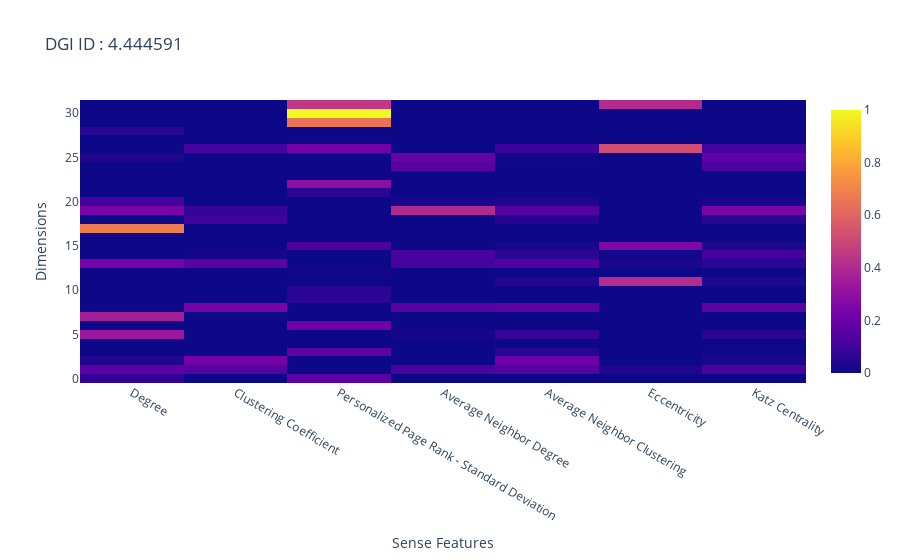
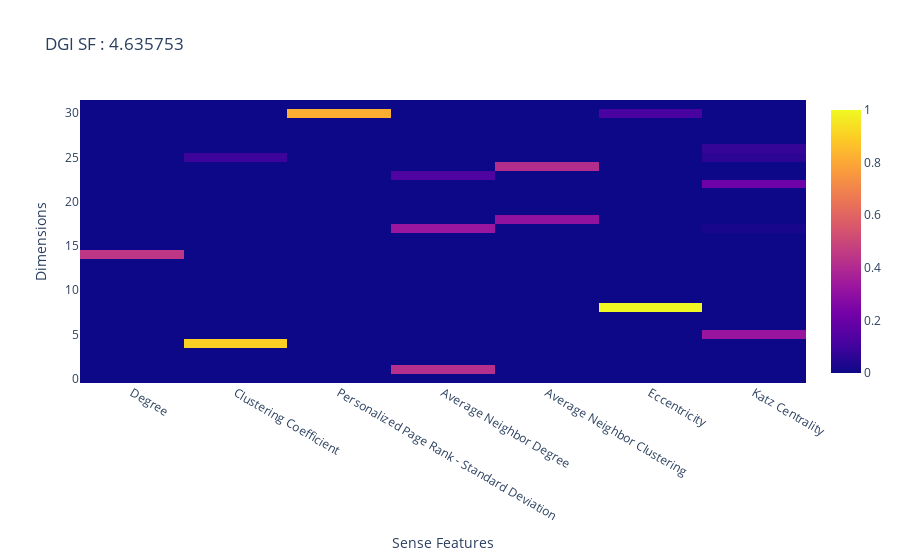
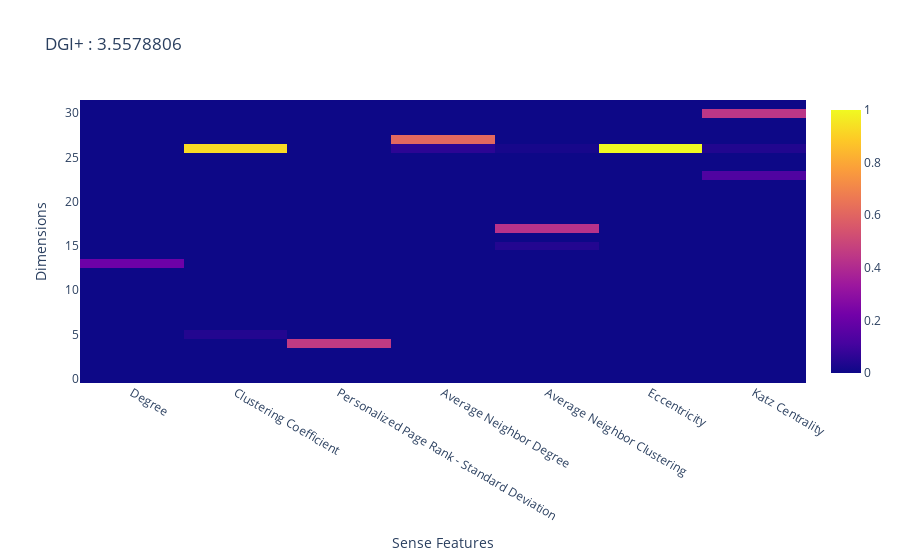

Notebook source saved alongside these figures, in order:
### Code cell
fig = go.Figure()
fig.add_trace(go.Heatmap(z = explain_id,
                         x = list(sense_feat_dict), 
                         ))
fig.update_layout(title_text = 'DGI ID : ' + str(np.linalg.norm(explain_id, ord = 'nuc')), 
                  xaxis_title_text = 'Sense Features', 
                  yaxis_title_text = 'Dimensions')

fig.show()

fig = go.Figure()
fig.add_trace(go.Heatmap(z = explain_og,
                         x = list(sense_feat_dict), 
                         ))
fig.update_layout(title_text = 'DGI SF : ' + str(np.linalg.norm(explain_og, ord = 'nuc')), 
                  xaxis_title_text = 'Sense Features', 
                  yaxis_title_text = 'Dimensions')

fig.show()


fig = go.Figure()
fig.add_trace(go.Heatmap(z = explain_plus,
                         x = list(sense_feat_dict), 
                         ))
fig.update_layout(title_text = 'DGI+ : ' + str(np.linalg.norm(explain_plus, ord = 'nuc')), 
                  xaxis_title_text = 'Sense Features', 
                  yaxis_title_text = 'Dimensions')

fig.show()

### Figure 1 — Plotly figure (JSON) as saved in the notebook; plotly's stock layout.template omitted (floating-point values rounded to 4 significant figures; data arrays with more than 128 entries replaced by an {"elided": "..."} marker saying what was removed)
{"data": [{"type": "heatmap", "x": ["Degree", "Clustering Coefficient", "Personalized Page Rank - Standard Deviation", "Average Neighbor Degree", "Average Neighbor Clustering", "Eccentricity", "Katz Centrality"], "z": {"elided": "32x7 float values"}}], "layout": {"title": {"text": "DGI ID : 4.444591"}, "xaxis": {"title": {"text": "Sense Features"}}, "yaxis": {"title": {"text": "Dimensions"}}}}

### Figure 2 — Plotly figure (JSON) as saved in the notebook; plotly's stock layout.template omitted (floating-point values rounded to 4 significant figures; data arrays with more than 128 entries replaced by an {"elided": "..."} marker saying what was removed)
{"data": [{"type": "heatmap", "x": ["Degree", "Clustering Coefficient", "Personalized Page Rank - Standard Deviation", "Average Neighbor Degree", "Average Neighbor Clustering", "Eccentricity", "Katz Centrality"], "z": {"elided": "32x7 float values"}}], "layout": {"title": {"text": "DGI SF : 4.635753"}, "xaxis": {"title": {"text": "Sense Features"}}, "yaxis": {"title": {"text": "Dimensions"}}}}

### Figure 3 — Plotly figure (JSON) as saved in the notebook; plotly's stock layout.template omitted (floating-point values rounded to 4 significant figures; data arrays with more than 128 entries replaced by an {"elided": "..."} marker saying what was removed)
{"data": [{"type": "heatmap", "x": ["Degree", "Clustering Coefficient", "Personalized Page Rank - Standard Deviation", "Average Neighbor Degree", "Average Neighbor Clustering", "Eccentricity", "Katz Centrality"], "z": {"elided": "32x7 float values"}}], "layout": {"title": {"text": "DGI+ : 3.5578806"}, "xaxis": {"title": {"text": "Sense Features"}}, "yaxis": {"title": {"text": "Dimensions"}}}}
